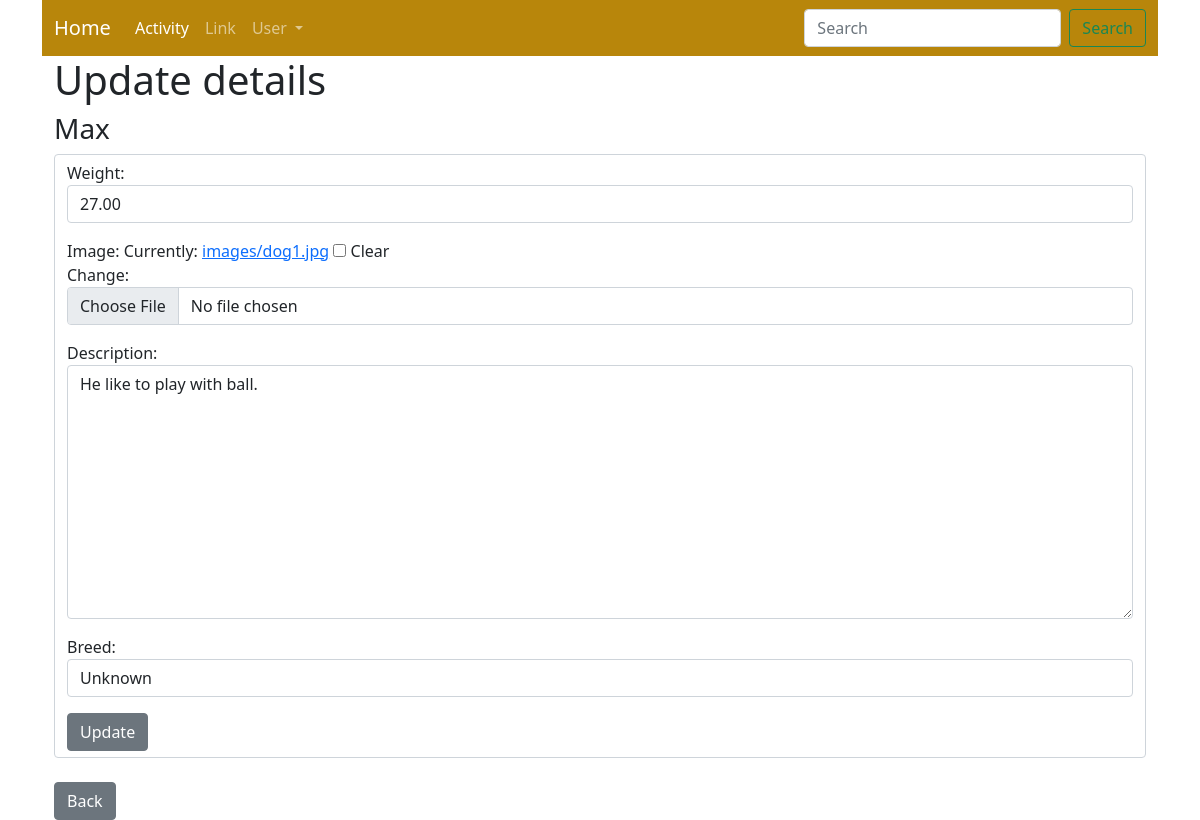
The page /dog/update/4 on the database its author committed.
### blog/models.py (models this page shows, shortened)
class Dog(models.Model):
    name = models.CharField(max_length=100)
    weight = models.DecimalField(max_digits=4, decimal_places=2)
    dob = models.DateField()
    image = models.ImageField(null=True, blank=True, upload_to="images/")
    description = models.TextField()
    owner = models.ForeignKey(User, on_delete=models.CASCADE)
    breed = models.CharField(max_length=150, default='Unknown')

### blog/views.py (the view)
# urls.py: path('dog/update/<int:pk>', UpdateDog.as_view(), name='update-dog'),
class UpdateDog(UpdateView):
    model = Dog
    form_class = UpdateDogForm
    template_name = 'update_dog.html'

### blog/forms.py
class UpdateDogForm(forms.ModelForm):
    class Meta:
        model = Dog
        fields = ('weight', 'image', 'description', 'breed')
        widgets = {
            'weight': forms.NumberInput(attrs={'class':'form-control'}),
            'image': forms.ClearableFileInput(attrs={'class': 'form-control'}),
            'description': forms.Textarea(attrs={'class':'form-control'}),
            'breed': forms.Select(choices=breedChoices, attrs={'class': 'form-control'}),
        }

### blog/templates/update_dog.html (shortened to what this page needs)
{% extends 'base.html' %}
{% block content %}
    <h1>Update details</h1>
    <h3>{{ dog.name }}</h3>
    <div class="form-group">
        <form method="post" class="form-control">
            {{ form.as_p }}
            <button class="btn btn-secondary">Update</button>
        </form>
    </div><br>
    <a href="{% url 'dog-detail' dog.pk %}" class="btn btn-secondary">Back</a>
{% endblock %}

### rows shown on the page
Dog: name "Max", weight "27.00", description "He like to play with ball.", breed "Unknown"
